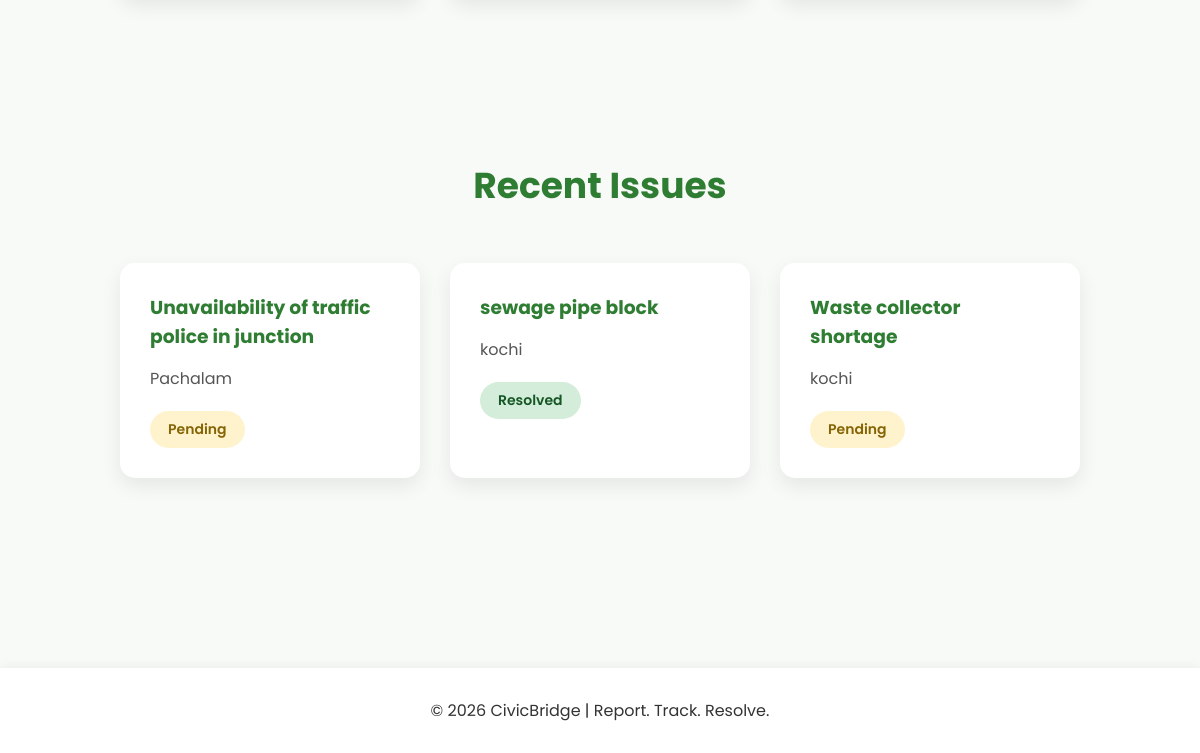
Before: / (lower part) with the older database file.
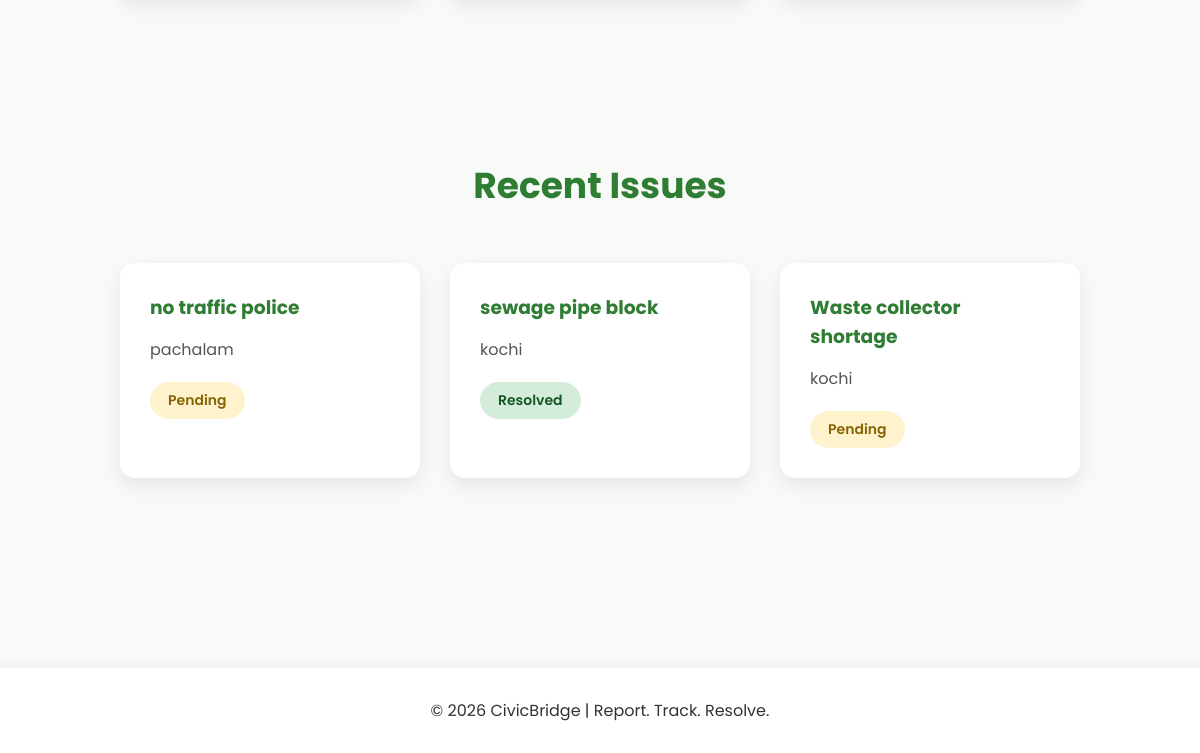
After: the same page with the newer database file.
### tables this page shows
CREATE TABLE reports (
    id INTEGER PRIMARY KEY AUTOINCREMENT,
    name TEXT,
    location TEXT,
    title TEXT,
    description TEXT
, status TEXT, username TEXT);

### app/app.py (the view)
@app.route("/")
def home():
    conn = sqlite3.connect("civicbridge.db")
    cursor = conn.cursor()
    cursor.execute("""
        SELECT *
        FROM reports
        ORDER BY id DESC
        LIMIT 3
    """)
    recent_reports = cursor.fetchall()
    cursor.execute("SELECT COUNT(*) FROM reports")
    total_reports = cursor.fetchone()[0]
    cursor.execute("SELECT COUNT(*) FROM reports WHERE status='Pending'")
    pending_reports = cursor.fetchone()[0]
    cursor.execute("SELECT COUNT(*) FROM reports WHERE status='Resolved'")
    resolved_reports = cursor.fetchone()[0]
    conn.close()
    return render_template(
        "index.html",
        recent_reports=recent_reports,
        total_reports=total_reports,
        pending_reports=pending_reports,
        resolved_reports=resolved_reports
    )

### app/templates/index.html (shortened to what this page needs)
{% extends "base.html" %}
{% block content %}
<section class="how-it-works">
</section>
<section class="recent-issues">
    <h2>Recent Issues</h2>
    <div class="recent-container">
    {% if recent_reports %}
        {% for report in recent_reports %}
        <div class="recent-card">
            <h3>{{ report[3] }}</h3>
            <p>{{ report[2] }}</p>
            {% if report[5] == "Resolved" %}
                <span class="status resolved">
                    Resolved
                </span>
            {% else %}
                <span class="status pending">
                    Pending
                </span>
            {% endif %}
        </div>
        {% endfor %}
    {% else %}
        <p>No issues have been reported yet.</p>
    {% endif %}
</div>
{% endblock %}

Changed rows visible on the page:
removed reports: title "Unavailability of traffic police in junction", location "Pachalam", status "Pending"
added reports: title "no traffic police", location "pachalam", status "Pending"
